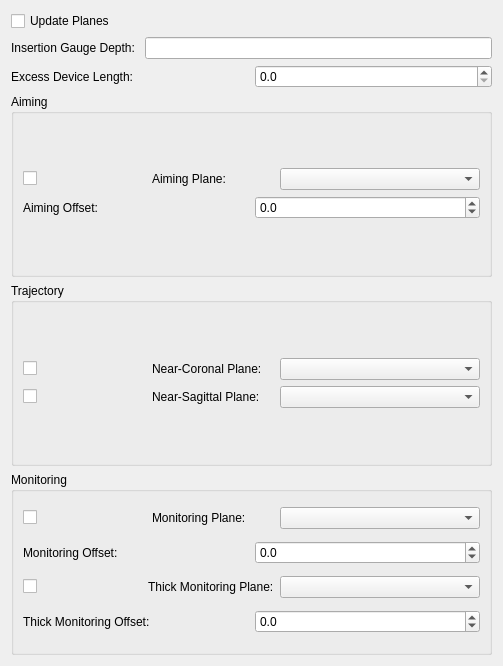
<?xml version="1.0" encoding="UTF-8"?>
<ui version="4.0">
 <class>AlignmentTool</class>
 <widget class="QWidget" name="AlignmentTool">
  <property name="geometry">
   <rect>
    <x>0</x>
    <y>0</y>
    <width>503</width>
    <height>666</height>
   </rect>
  </property>
  <property name="windowTitle">
   <string>Form</string>
  </property>
  <layout class="QVBoxLayout" name="verticalLayout_2">
   <item>
    <layout class="QVBoxLayout" name="verticalLayout_5">
     <item>
      <layout class="QVBoxLayout" name="verticalLayout_top">
       <item>
        <layout class="QHBoxLayout" name="horizontalLayout_8">
         <property name="spacing">
          <number>50</number>
         </property>
         <property name="sizeConstraint">
          <enum>QLayout::SetDefaultConstraint</enum>
         </property>
         <item>
          <widget class="QCheckBox" name="updatePlanesCheckBox">
           <property name="text">
            <string>Update Planes</string>
           </property>
          </widget>
         </item>
        </layout>
       </item>
       <item>
        <layout class="QHBoxLayout" name="horizontalLayout_12">
         <item>
          <widget class="QLabel" name="label_12">
           <property name="text">
            <string>Insertion Gauge Depth: </string>
           </property>
          </widget>
         </item>
         <item>
          <widget class="QLineEdit" name="depthEdit"/>
         </item>
        </layout>
       </item>
       <item>
        <layout class="QHBoxLayout" name="horizontalLayout_10">
         <item>
          <widget class="QLabel" name="label_8">
           <property name="text">
            <string>Excess Device Length:</string>
           </property>
          </widget>
         </item>
         <item>
          <widget class="QDoubleSpinBox" name="deviceLengthEdit">
           <property name="decimals">
            <number>1</number>
           </property>
           <property name="maximum">
            <double>200.000000000000000</double>
           </property>
          </widget>
         </item>
        </layout>
       </item>
      </layout>
     </item>
     <item>
      <widget class="QGroupBox" name="aimingGroupBox">
       <property name="title">
        <string>Aiming</string>
       </property>
       <property name="checkable">
        <bool>false</bool>
       </property>
       <property name="checked">
        <bool>false</bool>
       </property>
       <layout class="QVBoxLayout" name="verticalLayout">
        <item>
         <layout class="QVBoxLayout" name="verticalLayout_6">
          <item>
           <layout class="QHBoxLayout" name="horizontalLayout">
            <item>
             <widget class="QCheckBox" name="aimingPlaneVisibleCheckBox">
              <property name="text">
               <string/>
              </property>
             </widget>
            </item>
            <item>
             <widget class="QLabel" name="label">
              <property name="text">
               <string>Aiming Plane:</string>
              </property>
             </widget>
            </item>
            <item>
             <widget class="QComboBox" name="aimingPlaneComboBox">
              <property name="minimumSize">
               <size>
                <width>200</width>
                <height>0</height>
               </size>
              </property>
             </widget>
            </item>
           </layout>
          </item>
          <item>
           <layout class="QHBoxLayout" name="horizontalLayout_4">
            <item>
             <widget class="QLabel" name="label_4">
              <property name="text">
               <string>Aiming Offset:</string>
              </property>
             </widget>
            </item>
            <item>
             <widget class="QDoubleSpinBox" name="aimingOffsetDoubleSpinBox">
              <property name="decimals">
               <number>1</number>
              </property>
              <property name="minimum">
               <double>-100.000000000000000</double>
              </property>
             </widget>
            </item>
           </layout>
          </item>
         </layout>
        </item>
       </layout>
      </widget>
     </item>
     <item>
      <widget class="QGroupBox" name="trajectoryGroupBox">
       <property name="title">
        <string>Trajectory</string>
       </property>
       <layout class="QVBoxLayout" name="verticalLayout_10">
        <item>
         <layout class="QVBoxLayout" name="verticalLayout_9">
          <item>
           <layout class="QHBoxLayout" name="horizontalLayout_2">
            <item>
             <widget class="QCheckBox" name="trajPlane1VisibleCheckBox">
              <property name="text">
               <string/>
              </property>
             </widget>
            </item>
            <item>
             <widget class="QLabel" name="label_2">
              <property name="text">
               <string>Near-Coronal Plane:</string>
              </property>
             </widget>
            </item>
            <item>
             <widget class="QComboBox" name="trajPlane1ComboBox">
              <property name="minimumSize">
               <size>
                <width>200</width>
                <height>0</height>
               </size>
              </property>
             </widget>
            </item>
           </layout>
          </item>
          <item>
           <layout class="QHBoxLayout" name="horizontalLayout_3">
            <item>
             <widget class="QCheckBox" name="trajPlane2VisibleCheckBox">
              <property name="text">
               <string/>
              </property>
             </widget>
            </item>
            <item>
             <widget class="QLabel" name="label_3">
              <property name="text">
               <string>Near-Sagittal Plane:</string>
              </property>
             </widget>
            </item>
            <item>
             <widget class="QComboBox" name="trajPlane2ComboBox">
              <property name="minimumSize">
               <size>
                <width>200</width>
                <height>0</height>
               </size>
              </property>
             </widget>
            </item>
           </layout>
          </item>
         </layout>
        </item>
       </layout>
      </widget>
     </item>
     <item>
      <widget class="QGroupBox" name="monitoringGroupBox">
       <property name="title">
        <string>Monitoring</string>
       </property>
       <layout class="QVBoxLayout" name="verticalLayout_3">
        <item>
         <layout class="QHBoxLayout" name="horizontalLayout_11">
          <item>
           <widget class="QCheckBox" name="monitoringPlaneVisibleCheckBox">
            <property name="text">
             <string/>
            </property>
           </widget>
          </item>
          <item>
           <widget class="QLabel" name="label_11">
            <property name="text">
             <string>Monitoring Plane:</string>
            </property>
           </widget>
          </item>
          <item>
           <widget class="QComboBox" name="monitoringPlaneComboBox">
            <property name="minimumSize">
             <size>
              <width>200</width>
              <height>0</height>
             </size>
            </property>
           </widget>
          </item>
         </layout>
        </item>
        <item>
         <layout class="QVBoxLayout" name="verticalLayout_4">
          <item>
           <layout class="QHBoxLayout" name="horizontalLayout_5">
            <item>
             <widget class="QLabel" name="label_5">
              <property name="text">
               <string>Monitoring Offset:</string>
              </property>
             </widget>
            </item>
            <item>
             <widget class="QDoubleSpinBox" name="monitoringOffsetDoubleSpinBox">
              <property name="decimals">
               <number>1</number>
              </property>
              <property name="minimum">
               <double>-100.000000000000000</double>
              </property>
             </widget>
            </item>
           </layout>
          </item>
         </layout>
        </item>
        <item>
         <layout class="QHBoxLayout" name="horizontalLayout_6">
          <item>
           <widget class="QCheckBox" name="thickMonitoringPlaneVisibleCheckBox">
            <property name="text">
             <string/>
            </property>
           </widget>
          </item>
          <item>
           <widget class="QLabel" name="label_6">
            <property name="text">
             <string>Thick Monitoring Plane:</string>
            </property>
           </widget>
          </item>
          <item>
           <widget class="QComboBox" name="thickMonitoringPlaneComboBox">
            <property name="minimumSize">
             <size>
              <width>200</width>
              <height>0</height>
             </size>
            </property>
           </widget>
          </item>
         </layout>
        </item>
        <item>
         <layout class="QHBoxLayout" name="horizontalLayout_7">
          <item>
           <widget class="QLabel" name="label_7">
            <property name="text">
             <string>Thick Monitoring Offset:</string>
            </property>
           </widget>
          </item>
          <item>
           <widget class="QDoubleSpinBox" name="thickMonitoringOffsetDoubleSpinBox">
            <property name="decimals">
             <number>1</number>
            </property>
            <property name="minimum">
             <double>-100.000000000000000</double>
            </property>
            <property name="maximum">
             <double>100.000000000000000</double>
            </property>
           </widget>
          </item>
         </layout>
        </item>
       </layout>
      </widget>
     </item>
    </layout>
   </item>
  </layout>
 </widget>
 <tabstops>
  <tabstop>aimingPlaneComboBox</tabstop>
  <tabstop>aimingOffsetDoubleSpinBox</tabstop>
  <tabstop>trajPlane1ComboBox</tabstop>
  <tabstop>trajPlane2ComboBox</tabstop>
 </tabstops>
 <resources/>
 <connections/>
</ui>
